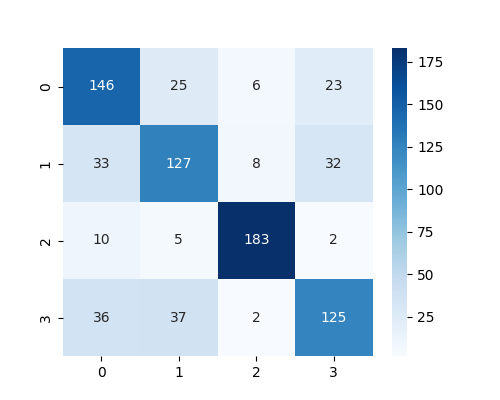
#> input picture rapports/cm_LinearSVC.png, 500 x 400 px; its folder holds only this picture in this run
$ python -i traitement_modulaire.py   (imports and definitions only)
#> lines starting #> are read from the running program, lines starting #| are printed output that depends on the picture
import cv2
import os
import numpy as np
import pandas as pd
import matplotlib.pyplot as plt

# [8 lines left out: function list_image_files, not called in this run]

def load_image(image_path, dsize=None, grayscale=True, categorie=None, sub_categorie=None, save_images=False):
    """Charge et prétraite une image (redimensionnement, conversion)."""
#> called with image_path = '../../../rapports/cm_LinearSVC.png', grayscale = True, sub_categorie = 'images', save_images = False
    # Appliquer GrayScale si demandé
    if grayscale:
        flag = cv2.IMREAD_GRAYSCALE
    else:
        flag = cv2.IMREAD_COLOR

    # Chargement de l'image avec OpenCV
    img = cv2.imread(image_path, flag)
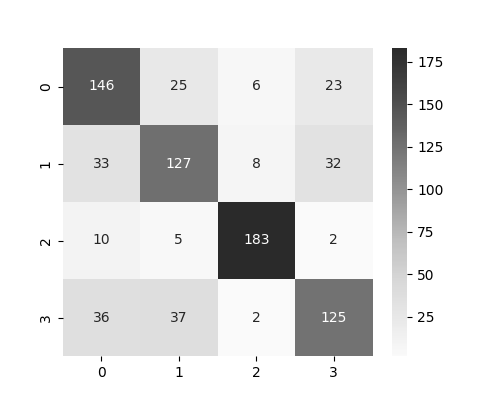
#> img: shape (400, 500); min 0, max 255, mean 225.2

    # Si l'image n'est pas trouvée, on essaie avec PIL
    if img is None:
        # Fallback PIL
        try:
            from PIL import Image
            img_pil = Image.open(image_path)
            if grayscale:
                img = np.array(img_pil.convert('L'))
            else:
                img = np.array(img_pil.convert('RGB'))
            #print(f"Image chargée avec PIL : {image_path}")


        except Exception as e:
            raise ValueError(f"Image non trouvée ou illisible : {image_path} ({e})")

    # Redimensionnement si demandé
    if dsize:
        img = cv2.resize(img, dsize, interpolation=cv2.INTER_AREA)

        # Enregistrement de l'image si demandé
        if save_images and categorie:
            save_path = os.path.join(f'../data/processed/{dsize[0]}x{dsize[1]}/{categorie}/{sub_categorie}', os.path.basename(image_path))
            os.makedirs(os.path.dirname(save_path), exist_ok=True)
            cv2.imwrite(save_path, img)

    return img

def flatten_image(img):
    """Aplati une image numpy en 1D."""
    return img.flatten()

# [42 lines left out: functions apply_mask, extract_stats, not called in this run]

def process_image(image_path,dsize=None, grayscale=True, mask_path=None, flat_array=False, categorie=None, save_images=False):

    """Charge une image, applique un masque si fourni, retourne pixels et stats."""

    # Chargement de l'image
    img = load_image(image_path,
                     dsize,
                     grayscale=grayscale,
                     categorie=categorie,
                     sub_categorie="images",
                     save_images=save_images)

    # Aplatissement de l'image si nécessaire
    pixels = flatten_image(img) if flat_array else img

    # Initialisation des statistiques
    stats = None

    # Si un masque est fourni, on l'applique
    if mask_path and os.path.exists(mask_path):
        # Chargement du masque
        mask = load_image(mask_path,
                          dsize,
                          grayscale=grayscale,
                          categorie=categorie,
                          sub_categorie="masks",
                          save_images=save_images)

        # Appliquer le masque à l'image
        img_masked = apply_mask(img, mask)
        stats = extract_stats(img, mask)
    else:
        img_masked = None

    return pixels, img_masked, stats

# [105 lines left out: functions build_dataframe, export_dataframe_to_csv, show_image_and_stats, main_workflow, not called in this run]

>>> result = process_image('../../../rapports/cm_LinearSVC.png')
